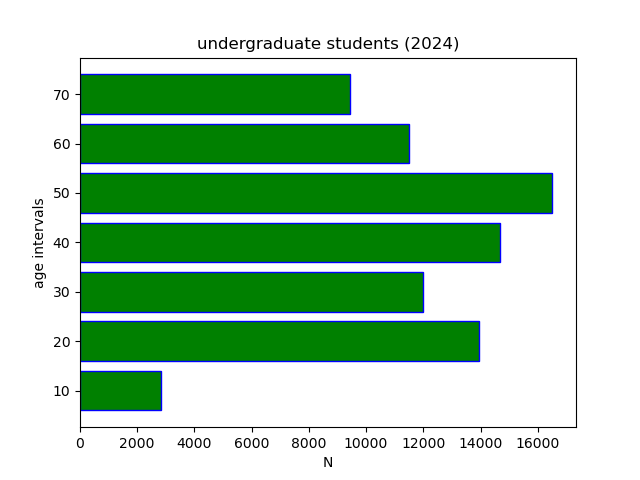

Generate this figure with Python:
"""c14_7.py"""

import matplotlib.pyplot as plt
import numpy as np

labels = ["10", "20", "30", "40", "50", "60", "70"]
y_pos = np.arange(len(labels))
values = [2847, 13953, 11994, 14685, 16510, 11504, 9448]
fig, ax = plt.subplots()
ax.barh(y=y_pos, width=values, \
        color='green', edgecolor='blue', linewidth=1)
ax.set_title("undergraduate students (2024)")
ax.set_yticks(y_pos)
ax.set_yticklabels(labels)
ax.set_xlabel("N")
ax.set_ylabel("age intervals")
# plt.show()
plt.savefig("c14_7.png")
